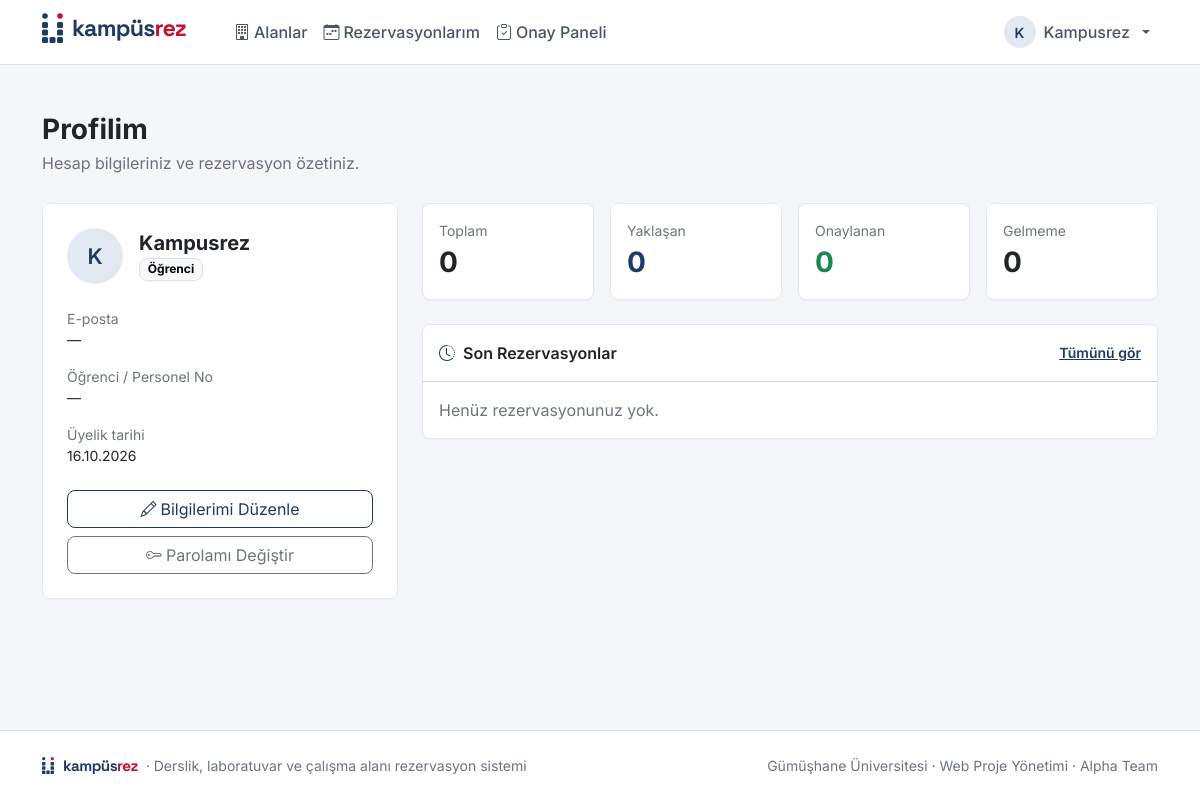
The app's page /hesap/profil/ (signed in) with its own data.
### accounts/models.py (models this page shows, shortened)
class User(AbstractUser):
    class Role(models.TextChoices):
        STUDENT = "student", "Öğrenci"
        ACADEMIC = "academic", "Akademik Personel"
        ADMIN = "admin", "Yönetici"
    role = models.CharField("Rol", max_length=20, choices=Role.choices, default=Role.STUDENT)
    school_number = models.CharField("Öğrenci / Personel No", max_length=20, blank=True)
    no_show_count = models.PositiveIntegerField("Gelmeme sayısı", default=0)
    restricted_until = models.DateTimeField("Kısıtlama bitişi", null=True, blank=True)
    class Meta:
        verbose_name = "Kullanıcı"
        verbose_name_plural = "Kullanıcılar"
    @property
    def is_admin_role(self):
        return self.role == self.Role.ADMIN
    @property
    def can_manage_reservations(self):
        return self.is_authenticated and (self.is_admin_role or self.is_superuser)
    @property
    def is_restricted(self):
        return bool(self.restricted_until and self.restricted_until > timezone.now())

### accounts/views.py (the view)
# urls.py: path("profil/", views.profile, name="profile"),
@login_required
def profile(request):
    reservations = request.user.reservations.select_related("space")
    now = timezone.now()
    stats = {
        "total": reservations.count(),
        "upcoming": reservations.filter(
            status__in=Reservation.ACTIVE_STATUSES, end_time__gte=now
        ).count(),
        "approved": reservations.filter(status=Reservation.Status.APPROVED).count(),
        "no_show": reservations.filter(no_show=True).count(),
    }
    return render(request, "accounts/profile.html", {
        "stats": stats,
        "recent": reservations.order_by("-start_time")[:5],
    })

### templates/accounts/profile.html (shortened to what this page needs)
{% extends "base.html" %}
{% load ui %}
{% block content %}
    <div class="page-header">
        <h1>Profilim</h1>
        <p>Hesap bilgileriniz ve rezervasyon özetiniz.</p>
    </div>
    <div class="row g-4">
        <div class="col-lg-4">
            <div class="card p-4 h-100">
                <div class="d-flex align-items-center gap-3 mb-4">
                    <span class="avatar avatar-lg">{{ user.first_name|default:user.username|first|upper }}</span>
                    <div>
                        <div class="h5 fw-bold mb-0">{{ user.get_full_name|default:user.username }}</div>
                        <span class="badge text-bg-light border">{{ user.get_role_display }}</span>
                    </div>
                </div>
                <dl class="mb-4 small">
                    <dt class="text-secondary fw-normal">E-posta</dt>
                    <dd class="mb-3">{{ user.email|default:"—" }}</dd>
                    <dt class="text-secondary fw-normal">Öğrenci / Personel No</dt>
                    <dd class="mb-3">{{ user.school_number|default:"—" }}</dd>
                    <dt class="text-secondary fw-normal">Üyelik tarihi</dt>
                    <dd class="mb-0">{{ user.date_joined|date:"d.m.Y" }}</dd>
                </dl>
                <div class="d-grid gap-2 mt-auto">
                    <a href="{% url 'accounts:profile_edit' %}" class="btn btn-outline-primary"><i class="bi bi-pencil me-1"></i>Bilgilerimi Düzenle</a>
                    <a href="{% url 'accounts:password_change' %}" class="btn btn-outline-secondary"><i class="bi bi-key me-1"></i>Parolamı Değiştir</a>
                </div>
            </div>
        </div>
        <div class="col-lg-8">
            <div class="row g-3 mb-4">
                <div class="col-6 col-md-3">
                    <div class="card p-3 h-100"><div class="text-secondary small">Toplam</div><div class="fs-3 fw-bold">{{ stats.total }}</div></div>
                </div>
                <div class="col-6 col-md-3">
                    <div class="card p-3 h-100"><div class="text-secondary small">Yaklaşan</div><div class="fs-3 fw-bold text-primary">{{ stats.upcoming }}</div></div>
                </div>
                <div class="col-6 col-md-3">
                    <div class="card p-3 h-100"><div class="text-secondary small">Onaylanan</div><div class="fs-3 fw-bold text-success">{{ stats.approved }}</div></div>
                </div>
                <div class="col-6 col-md-3">
                    <div class="card p-3 h-100"><div class="text-secondary small">Gelmeme</div><div class="fs-3 fw-bold {% if stats.no_show %}text-danger{% endif %}">{{ stats.no_show }}</div></div>
                </div>
            </div>
            <div class="card">
                <div class="card-header bg-white fw-semibold py-3 d-flex justify-content-between align-items-center">
                    <span><i class="bi bi-clock-history me-2 text-primary"></i>Son Rezervasyonlar</span>
                    <a href="{% url 'reservations:my' %}" class="small">Tümünü gör</a>
                </div>
                {% if recent %}
                    <ul class="list-group list-group-flush">
                        {% for r in recent %}
                            <li class="list-group-item d-flex justify-content-between align-items-center py-3">
                                <div>
                                    <div class="fw-medium">{{ r.space.name }}</div>
                                    <small class="text-secondary">{{ r.start_time|date:"d.m.Y" }} · {{ r.start_time|time:"H:i" }}–{{ r.end_time|time:"H:i" }}</small>
                                </div>
                                {% status_badge r %}
                            </li>
                        {% endfor %}
                    </ul>
                {% else %}
                    <div class="card-body text-secondary">Henüz rezervasyonunuz yok.</div>
                {% endif %}
            </div>
        </div>
    </div>
{% endblock %}

### templates/base.html (shortened to what this page needs)
{% load static %}
<!DOCTYPE html>
<html lang="tr">
<head>
    <link rel="stylesheet" href="https://cdn.jsdelivr.net/npm/bootstrap@5.3.3/dist/css/bootstrap.min.css">
    <link rel="stylesheet" href="https://cdn.jsdelivr.net/npm/bootstrap-icons@1.11.3/font/bootstrap-icons.min.css">
    <link rel="stylesheet" href="{% static 'css/style.css' %}">
</head>
<body class="d-flex flex-column min-vh-100">
    <nav class="navbar navbar-expand-lg bg-white border-bottom sticky-top">
        <div class="container">
            <a class="navbar-brand" href="{% url 'home' %}" aria-label="KampüsRez ana sayfa">
                {% include "partials/logo.html" %}
            </a>
            <div class="collapse navbar-collapse" id="mainNav">
                {% if user.is_authenticated %}
                    {% with url_name=request.resolver_match.url_name ns=request.resolver_match.namespace %}
                    <ul class="navbar-nav me-auto ms-lg-4">
                        <li class="nav-item">
                            <a class="nav-link {% if ns == 'spaces' %}active{% endif %}" href="{% url 'spaces:list' %}">
                                <i class="bi bi-building me-1"></i>Alanlar
                            </a>
                        </li>
                        <li class="nav-item">
                            <a class="nav-link {% if ns == 'reservations' and url_name != 'manage' %}active{% endif %}" href="{% url 'reservations:my' %}">
                                <i class="bi bi-calendar-week me-1"></i>Rezervasyonlarım
                            </a>
                        </li>
                        {% if user.can_manage_reservations %}
                            <li class="nav-item">
                                <a class="nav-link {% if url_name == 'manage' %}active{% endif %}" href="{% url 'reservations:manage' %}">
                                    <i class="bi bi-clipboard-check me-1"></i>Onay Paneli
                                </a>
                            </li>
                        {% endif %}
                    </ul>
                    {% endwith %}
                    <ul class="navbar-nav ms-auto">
                        <li class="nav-item dropdown">
                            <a class="nav-link dropdown-toggle d-flex align-items-center gap-2" href="#" role="button"
                               data-bs-toggle="dropdown" aria-expanded="false">
                                <span class="avatar">{{ user.first_name|default:user.username|first|upper }}</span>
                                <span>{{ user.first_name|default:user.username }}</span>
                            </a>
                        </li>
                    </ul>
                {% else %}
                    <div class="ms-auto d-flex gap-2 py-2 py-lg-0">
                        <a href="{% url 'accounts:login' %}" class="btn btn-outline-primary">Giriş Yap</a>
                        <a href="{% url 'accounts:register' %}" class="btn btn-primary">Kayıt Ol</a>
                    </div>
                {% endif %}
            </div>
        </div>
    </nav>
    <main class="flex-grow-1 py-4 py-lg-5">
        <div class="container">
            {% block content %}{% endblock %}
        </div>
    </main>
    <footer class="site-footer border-top bg-white">
        <div class="container py-4 d-flex flex-column flex-md-row justify-content-between gap-2 small text-secondary">
            <span class="d-flex align-items-center gap-2">{% include "partials/logo.html" with size="sm" %}<span>· Derslik, laboratuvar ve çalışma alanı rezervasyon sistemi</span></span>
            <span>Gümüşhane Üniversitesi · Web Proje Yönetimi · Alpha Team</span>
        </div>
    </footer>
</body>
</html>

### static/css/style.css (style rules this page uses)
:root { --kr-navy: #1f3b63; --kr-navy-dark: #162b49; --kr-red: #c8102e; --kr-bg: #f4f6f9; --bs-primary: var(--kr-navy); --bs-primary-rgb: 31, 59, 99; --bs-link-color: var(--kr-navy); --bs-link-color-rgb: 31, 59, 99; --bs-link-hover-color: var(--kr-navy-dark); --bs-body-font-family: "Inter", system-ui, -apple-system, "Segoe UI", Roboto, sans-serif; --bs-border-radius: 0.5rem; }
body { background-color: var(--kr-bg); }
.btn-outline-primary { --bs-btn-color: var(--kr-navy); --bs-btn-border-color: var(--kr-navy); --bs-btn-hover-bg: var(--kr-navy); --bs-btn-hover-border-color: var(--kr-navy); --bs-btn-active-bg: var(--kr-navy); --bs-btn-active-border-color: var(--kr-navy); }
.text-primary { color: var(--kr-navy) !important; }
.navbar .nav-link { color: #4a5568; font-weight: 500; }
.avatar { display: inline-flex; align-items: center; justify-content: center; width: 2rem; height: 2rem; border-radius: 50%; background: #e3e9f2; color: var(--kr-navy); font-weight: 600; font-size: 0.875rem; }
.page-header { margin-bottom: 1.75rem; }
.page-header h1 { font-size: 1.75rem; font-weight: 700; margin-bottom: 0.25rem; }
.page-header p { color: #6b7280; margin-bottom: 0; }
.card { border: 1px solid #e5e8ee; box-shadow: 0 1px 2px rgba(16, 24, 40, 0.04); }
.avatar-lg { width: 3.5rem; height: 3.5rem; font-size: 1.35rem; }
.site-footer { margin-top: auto; }

### records on screen
User: first_name|first "K", first_name "Kampusrez", get_full_name "Kampusrez", role "Öğrenci", email "—", school_number "—", date_joined "16.10.2026"

### other values on screen
{{ stats.total }} "0"
{{ stats.upcoming }} "0"
{{ stats.approved }} "0"
{{ stats.no_show }} "0"
